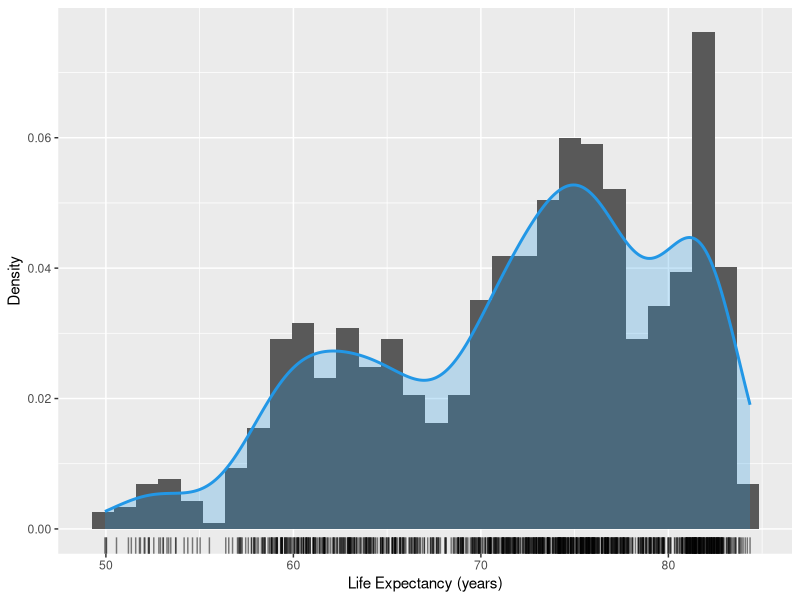
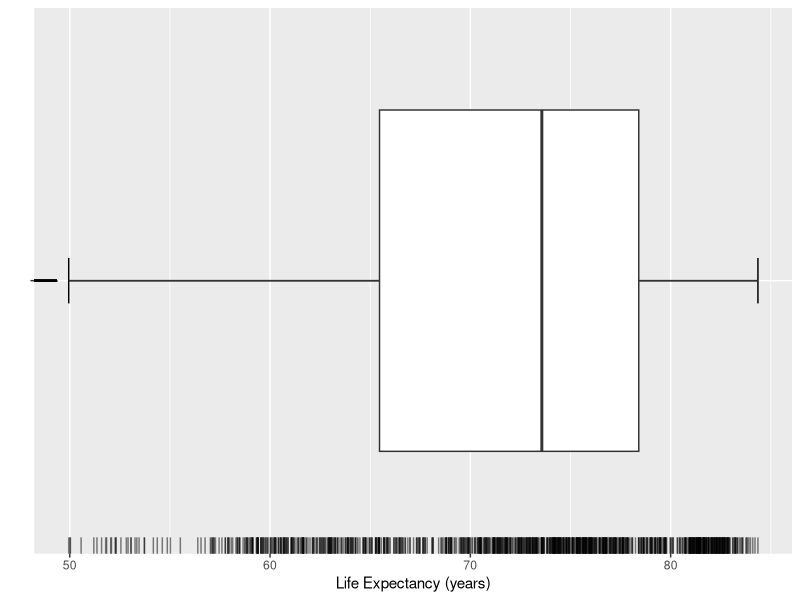
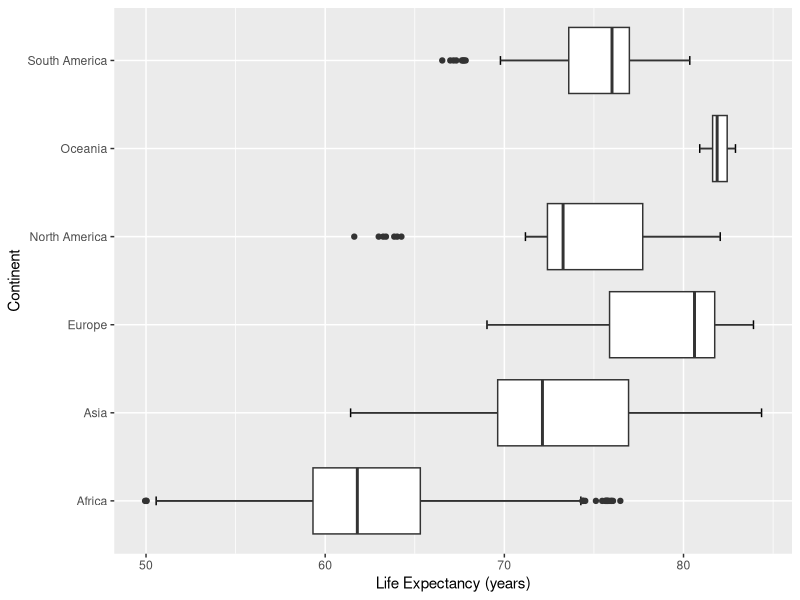
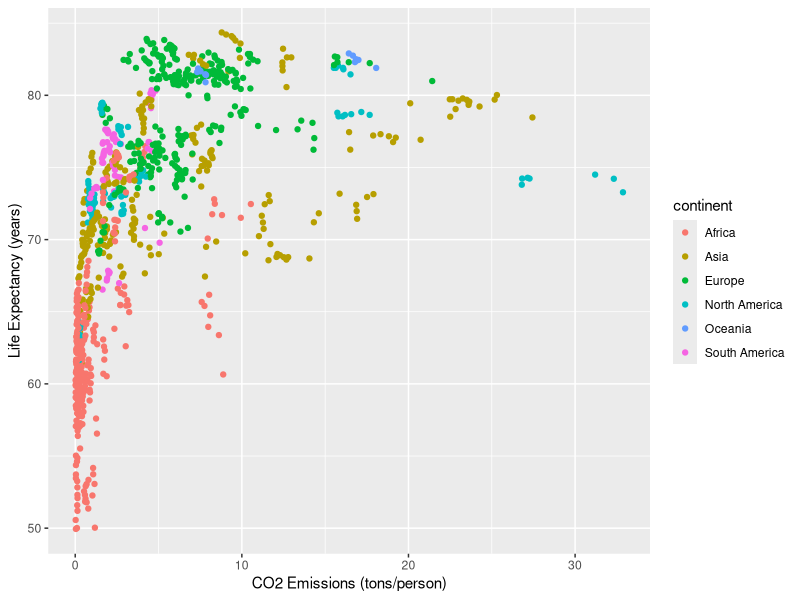
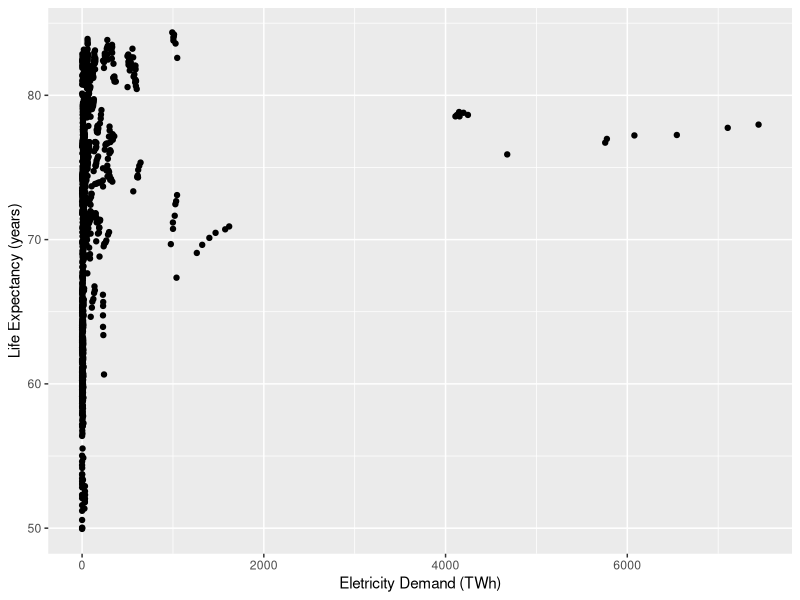
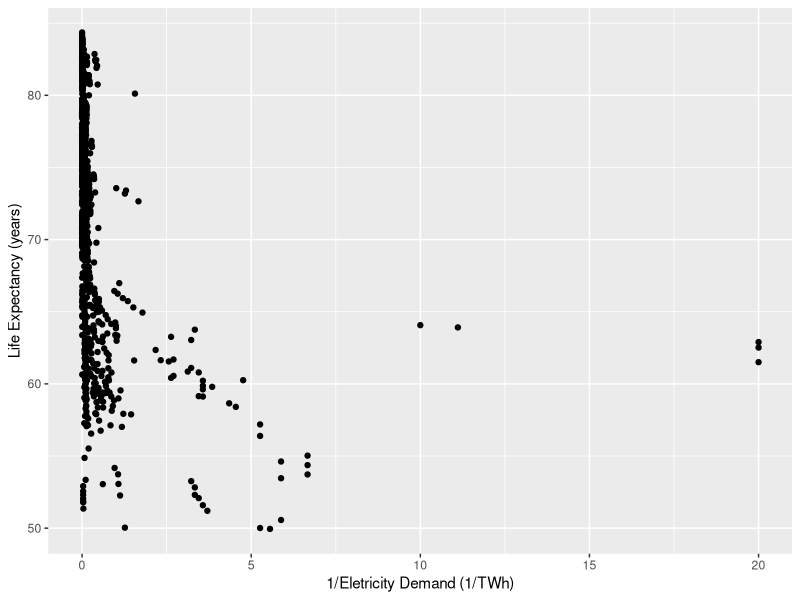
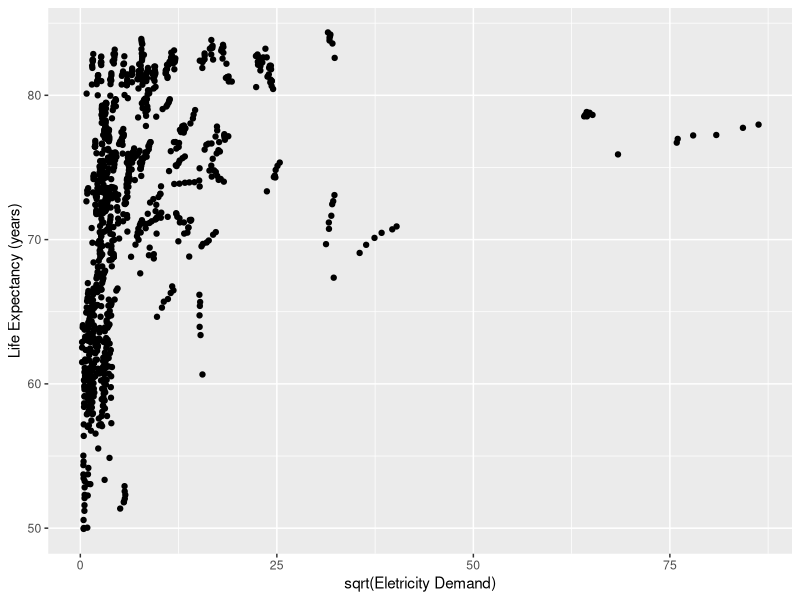
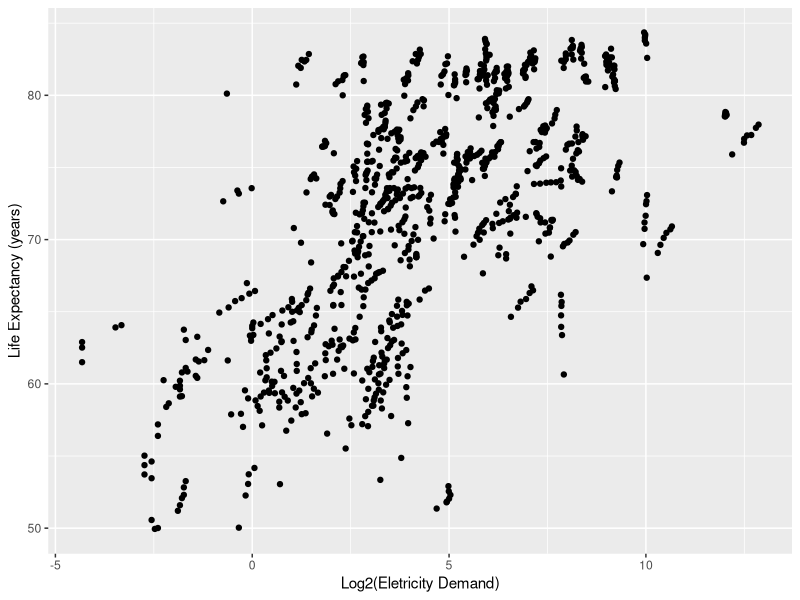

The R source for these figures, in order: (Note: this script raises an error after producing the figures.)
## ---- chunk 1
library(tidyverse)
library(dplyr)
library(gridExtra)
library(lmtest)
library(MASS)
## ---- chunk 2
rm(list = ls())
owid <- read_delim("data/owid.csv", delim = ",", col_names = TRUE)
owid$continent <- as.factor(owid$continent)
summary(owid)
## ---- chunk 3
ggplot(owid, aes(x = life_expectancy)) +
    geom_histogram(aes(y = after_stat(density))) +
    geom_density(lwd = 1, colour = 4,
                 fill = 4, alpha = 0.25) +
    geom_rug(alpha = 0.5) +
    labs(x = "Life Expectancy (years)", y = "Density")
## ---- chunk 4
ggplot(owid, aes(x = life_expectancy, y = "")) +
    geom_errorbar(stat = "boxplot", width = 0.1) +
    geom_boxplot () +
    geom_rug(alpha = 0.5) +
    labs(y = "", x = "Life Expectancy (years)")
## ---- chunk 5
ggplot(owid, aes(x = life_expectancy, y = continent)) +
  geom_errorbar(stat = "boxplot", width = 0.1) +
  geom_boxplot() +
  labs(x = "Life Expectancy (years)", y = "Continent")
## ---- chunk 6
ggplot(owid, aes(y = life_expectancy, x = co2_emission_pc)) +
  geom_point(aes(color = continent)) +
  labs(y = "Life Expectancy (years)", x = "CO2 Emissions (tons/person)")
## ---- chunk 7
ggplot(owid, aes(y = life_expectancy, x = electricity_demand)) +
geom_point() +
labs(x = "Eletricity Demand (TWh)", y = "Life Expectancy (years)")
## ---- chunk 8
ggplot(owid, aes(y = life_expectancy, x = 1/electricity_demand)) +
geom_point() +
labs(x = "1/Eletricity Demand (1/TWh)", y = "Life Expectancy (years)")
## ---- chunk 9
ggplot(owid, aes(y = life_expectancy, x = sqrt(electricity_demand))) +
geom_point() +
labs(x = "sqrt(Eletricity Demand)", y = "Life Expectancy (years)")
## ---- chunk 10
ggplot(owid, aes(y = life_expectancy, x = log2(electricity_demand))) +
geom_point() +
labs(x = "Log2(Eletricity Demand)", y = "Life Expectancy (years)")
## ---- chunk 11
br_rls <- lm(happiness_cantril_ladder ~ birth_rate, data = owid)
dap_rls <- lm(happiness_cantril_ladder ~ deaths_air_pollution, data = owid)
es_rls <- lm(happiness_cantril_ladder ~ expected_schooling, data = owid)
le_rls <- lm(happiness_cantril_ladder ~ life_expectancy, data = owid)
## ---- chunk 12
ggplot(owid, aes(x = birth_rate, y = happiness_cantril_ladder)) +
  geom_point() +
  # adiciona reta de regressão estimada
  geom_smooth(method = lm, se = FALSE) + 
  labs(x = "Birth Rate (#/1K)", y = "Happiness Cantril Ladder")
## ---- chunk 13
ggplot(owid, aes(x = deaths_air_pollution, y = happiness_cantril_ladder)) +
  geom_point() +
  # adiciona reta de regressão estimada
  geom_smooth(method = lm, se = FALSE) + 
  labs(x = "Deaths Air Pollution (#/100K)", y = "Happiness Cantril Ladder")
## ---- chunk 14
ggplot(owid, aes(x = expected_schooling, y = happiness_cantril_ladder)) +
  geom_point() +
  # adiciona reta de regressão estimada
  geom_smooth(method = lm, se = FALSE) + 
  labs(x = "Expected Schoolling (years)", y = "Happiness Cantril Ladder")
## ---- chunk 15
ggplot(owid, aes(x = life_expectancy, y = happiness_cantril_ladder)) +
  geom_point() +
  # adiciona reta de regressão estimada
  geom_smooth(method = lm, se = FALSE) + 
  labs(x = "Life Expectancy (years)", y = "Happiness Cantril Ladder")
## ---- chunk 16
summary(br_rls)$sigma^2
summary(dap_rls)$sigma^2
summary(es_rls)$sigma^2
summary(le_rls)$sigma^2
## ---- chunk 17
summary(br_rls)$r.squared
summary(dap_rls)$r.squared
summary(es_rls)$r.squared
summary(le_rls)$r.squared
## ---- chunk 18
# África
africa <- owid[owid$continent == "Africa",]
africa_rls <- lm(happiness_cantril_ladder ~ deaths_air_pollution, data = africa)

# Ásia
asia <- owid[owid$continent == "Asia",]
asia_rls <- lm(happiness_cantril_ladder ~ deaths_air_pollution, data = asia)

# Europa
europe <- owid[owid$continent == "Europe",]
europe_rls <- lm(happiness_cantril_ladder ~ deaths_air_pollution, data = europe)

# North America
north_america <- owid[owid$continent == "North America",]
north_america_rls <- lm(happiness_cantril_ladder ~ deaths_air_pollution, data = north_america)

# Oceania
oceania <- owid[owid$continent == "Oceania",]
oceania_rls <- lm(happiness_cantril_ladder ~ deaths_air_pollution, data = oceania)

# South America
south_america <- owid[owid$continent == "South America",]
south_america_rls <- lm(happiness_cantril_ladder ~ deaths_air_pollution, data = south_america)

## ---- chunk 19
# Funcoes de regressao estimadas
africa_rls$coefficients
asia_rls$coefficients
europe_rls$coefficients
north_america_rls$coefficients
oceania_rls$coefficients
south_america_rls$coefficients
## ---- chunk 20
# África
summary(africa_rls)$sigma^2
# Ásia
summary(asia_rls)$sigma^2
# Europa
summary(europe_rls)$sigma^2
# North America
summary(north_america_rls)$sigma^2
# Oceania
summary(oceania_rls)$sigma^2
# South America
summary(south_america_rls)$sigma^2
## ---- chunk 21
# North America
confint(north_america_rls, level = 0.95)
# South America
confint(south_america_rls, level = 0.95)
## ---- chunk 22
# North America
predict(north_america_rls, newdata = data.frame(deaths_air_pollution = 50), interval = "confidence", level = 0.95)
# South America
predict(south_america_rls, newdata = data.frame(deaths_air_pollution = 50), interval = "confidence", level = 0.95)
## ---- chunk 23
# Novo valor de deaths_air_pollution
new_x <- data.frame(deaths_air_pollution = 50)
# North America
predict(north_america_rls, newdata = new_x, interval = "prediction", level = 0.95)
# South America
predict(south_america_rls, newdata = new_x, interval = "prediction", level = 0.95)
## ---- chunk 24
# Analise de regressao para a variavel de resposta happiness_cantril_ladder em funcao de gdp_pc
gdp_rls <- lm(happiness_cantril_ladder ~ gdp_pc, data = owid)

ggplot(owid, aes(x = gdp_pc, y = happiness_cantril_ladder)) +
  geom_point() +
  # adiciona reta de regressão estimada
  geom_smooth(method = lm, se = FALSE) + 
  labs(x = "gdp_pc", y = "Happiness Cantril Ladder")
## ---- chunk 25
gdp_rls_inv = lm(happiness_cantril_ladder ~ 1/gdp_pc, data = owid)
ggplot(owid, aes(x = 1/gdp_pc, y = happiness_cantril_ladder)) +
  geom_point() +
  # adiciona reta de regressão estimada
  geom_smooth(method = lm, se = FALSE) + 
  labs(x = "1/gdp_pc", y = "Happiness Cantril Ladder")
gdp_rls_log = lm(happiness_cantril_ladder ~ log10(gdp_pc), data = owid)
ggplot(owid, aes(x = log10(gdp_pc) , y = happiness_cantril_ladder)) +
  geom_point() +
  # adiciona reta de regressão estimada
  geom_smooth(method = lm, se = FALSE) + 
  labs(x = "log(gdp_pc)", y = "Happiness Cantril Ladder")

## ---- chunk 26
summary(gdp_rls)$sigma^2
summary(gdp_rls_inv)$sigma^2
summary(gdp_rls_log)$sigma^2

summary(gdp_rls)$r.squared
summary(gdp_rls_inv)$r.squared
summary(gdp_rls_log)$r.squared
## ---- chunk 27
summary(br_rls)
summary(dap_rls)
summary(es_rls)
summary(le_rls)
## ---- chunk 28
br_rls_data <- owid %>%
  mutate(fitted = br_rls$fit) %>%
  mutate(resid = br_rls$res)

# Gera gráficos dos resíduos: 
ggplot(br_rls_data, aes(x = fitted, y = resid)) +
  geom_point() +
  geom_hline(yintercept = 0, linetype = "dashed") +
  ggtitle("dados originais: modelo hcl ~ br") + 
  labs(y = "resíduos", x = "resposta ajustada (hcl)") 
ggplot(br_rls_data, aes(x = birth_rate, y = resid)) +
  geom_point() +
  geom_hline(yintercept = 0, linetype = "dashed") +
  ggtitle("dados originais: modelo hcl ~ br") + 
  labs(y = "resíduos", x = "variável explicativa (br)")
## ---- chunk 29
dap_rls_data <- owid %>%
  mutate(fitted = dap_rls$fit) %>%
  mutate(resid = dap_rls$res)

# Gera gráficos dos resíduos:
ggplot(dap_rls_data, aes(x = fitted, y = resid)) +
  geom_point() +
  geom_hline(yintercept = 0, linetype = "dashed") +
  ggtitle("dados originais: modelo hcl ~ dap") + 
  labs(y = "resíduos", x = "resposta ajustada (hcl)")
ggplot(dap_rls_data, aes(x = deaths_air_pollution, y = resid)) +
  geom_point() +
  geom_hline(yintercept = 0, linetype = "dashed") +
  ggtitle("dados originais: modelo hcl ~ dap") + 
  labs(y = "resíduos", x = "variável explicativa (dap)")
## ---- chunk 30
es_rls_data <- owid %>%
  mutate(fitted = es_rls$fit) %>%
  mutate(resid = es_rls$res)

# Gera gráficos dos resíduos:
ggplot(es_rls_data, aes(x = fitted, y = resid)) +
  geom_point() +
  geom_hline(yintercept = 0, linetype = "dashed") +
  ggtitle("dados originais: modelo hcl ~ es") + 
  labs(y = "resíduos", x = "resposta ajustada (hcl)")
ggplot(es_rls_data, aes(x = expected_schooling, y = resid)) +
  geom_point() +
  geom_hline(yintercept = 0, linetype = "dashed") +
  ggtitle("dados originais: modelo hcl ~ es") + 
  labs(y = "resíduos", x = "variável explicativa (es)")
## ---- chunk 31
le_rls_data <- owid %>%
  mutate(fitted = le_rls$fit) %>%
  mutate(resid = le_rls$res)

# Gera gráficos dos resíduos:
ggplot(le_rls_data, aes(x = fitted, y = resid)) +
  geom_point() +
  geom_hline(yintercept = 0, linetype = "dashed") +
  ggtitle("dados originais: modelo hcl ~ le") + 
  labs(y = "resíduos", x = "resposta ajustada (hcl)")
ggplot(le_rls_data, aes(x = life_expectancy, y = resid)) +
  geom_point() +
  geom_hline(yintercept = 0, linetype = "dashed") +
  ggtitle("dados originais: modelo hcl ~ le") + 
  labs(y = "resíduos", x = "variável explicativa (le)")
## ---- chunk 32
ggplot(br_rls_data, aes(x = fitted, y = abs(resid))) +
  geom_point() +
  geom_hline(yintercept = 0, linetype = "dashed") +
  ggtitle("dados originais: modelo hcl ~ br") +
  labs(y = "|resíduos|", x = "resposta ajustada (hcl)")
ggplot(br_rls_data, aes(x = birth_rate, y = abs(resid))) +
  geom_point() +
  geom_hline(yintercept = 0, linetype = "dashed") +
  ggtitle("dados originais: modelo hcl ~ br") +
  labs(y = "|resíduos|", x = "variável explicativa (br)")
## ---- chunk 33
# Teste de Breusch-Pagan
bptest(br_rls, ~ birth_rate, data = owid)
## ---- chunk 34
ggplot(dap_rls_data, aes(x = fitted, y = abs(resid))) +
  geom_point() +
  geom_hline(yintercept = 0, linetype = "dashed") +
  ggtitle("dados originais: modelo hcl ~ dap") +
  labs(y = "|resíduos|", x = "resposta ajustada (hcl)")
ggplot(dap_rls_data, aes(x = deaths_air_pollution, y = abs(resid))) +
  geom_point() +
  geom_hline(yintercept = 0, linetype = "dashed") +
  ggtitle("dados originais: modelo hcl ~ dap") +
  labs(y = "|resíduos|", x = "variável explicativa (dap)")
## ---- chunk 35
# Teste de Breusch-Pagan
bptest(dap_rls, ~ deaths_air_pollution, data = owid)
## ---- chunk 36
ggplot(es_rls_data, aes(x = fitted, y = abs(resid))) +
  geom_point() +
  geom_hline(yintercept = 0, linetype = "dashed") +
  ggtitle("dados originais: modelo hcl ~ es") +
  labs(y = "|resíduos|", x = "resposta ajustada (hcl)")
ggplot(es_rls_data, aes(x = expected_schooling, y = abs(resid))) +
  geom_point() +
  geom_hline(yintercept = 0, linetype = "dashed") +
  ggtitle("dados originais: modelo hcl ~ es") +
  labs(y = "|resíduos|", x = "variável explicativa (es)")
## ---- chunk 37
# Teste de Breusch-Pagan
bptest(es_rls, ~ expected_schooling, data = owid)
## ---- chunk 38
ggplot(le_rls_data, aes(x = fitted, y = abs(resid))) +
  geom_point() +
  geom_hline(yintercept = 0, linetype = "dashed") +
  ggtitle("dados originais: modelo hcl ~ le") +
  labs(y = "|resíduos|", x = "resposta ajustada (hcl)")
ggplot(le_rls_data, aes(x = life_expectancy, y = abs(resid))) +
  geom_point() +
  geom_hline(yintercept = 0, linetype = "dashed") +
  ggtitle("dados originais: modelo hcl ~ le") +
  labs(y = "|resíduos|", x = "variável explicativa (le)")
## ---- chunk 39
# Teste de Breusch-Pagan
bptest(le_rls, ~ life_expectancy, data = owid)
## ---- chunk 40
# criar nova coluna para os residuos semi-studentizados
br_rls_data <- br_rls_data %>%
  mutate(resid_ss = rstandard(br_rls))

# Gera gráficos dos resíduos semi-studentizados:
ggplot(br_rls_data, aes(x = fitted, y = resid_ss)) +
  geom_point() +
  geom_hline(yintercept = c(-4, -3, 0, 3, 4), 
             linetype = "dashed", 
             color = c("red", "orange", "black", "orange", "red") ) +
  ylim(-6, 6) +
  ggtitle("dados transformados: modelo hcl ~ br") +
  labs(y = "resíduos padronizados", x = "resposta ajustada (hcl)")
ggplot(br_rls_data, aes(x = birth_rate, y = resid_ss)) +
  geom_point() +
  geom_hline(yintercept = c(-4, -3, 0, 3, 4), 
             linetype = "dashed", 
             color = c("red", "orange", "black", "orange", "red") ) +
  ylim(-6, 6) +
  ggtitle("dados transformados: modelo hcl ~ br") +
  labs(y = "resíduos padronizados", x = "variável explicativa (br)")
## ---- chunk 41
# criar nova coluna para os residuos semi-studentizados
dap_rls_data <- dap_rls_data %>%
  mutate(resid_ss = rstandard(dap_rls))

# Gera gráficos dos resíduos semi-studentizados:
ggplot(dap_rls_data, aes(x = fitted, y = resid_ss)) +
  geom_point() +
  geom_hline(yintercept = c(-4, -3, 0, 3, 4), 
             linetype = "dashed", 
             color = c("red", "orange", "black", "orange", "red") ) +
  ylim(-6, 6) +
  ggtitle("dados transformados: modelo hcl ~ dap") +
  labs(y = "resíduos padronizados", x = "resposta ajustada (hcl)")
ggplot(dap_rls_data, aes(x = deaths_air_pollution, y = resid_ss)) +
  geom_point() +
  geom_hline(yintercept = c(-4, -3, 0, 3, 4), 
             linetype = "dashed", 
             color = c("red", "orange", "black", "orange", "red") ) +
  ylim(-6, 6) +
  ggtitle("dados transformados: modelo hcl ~ dap") +
  labs(y = "resíduos padronizados", x = "variável explicativa (dap)")
## ---- chunk 42
# criar nova coluna para os residuos semi-studentizados
es_rls_data <- es_rls_data %>%
  mutate(resid_ss = rstandard(es_rls))

# Gera gráficos dos resíduos semi-studentizados:
ggplot(es_rls_data, aes(x = fitted, y = resid_ss)) +
  geom_point() +
  geom_hline(yintercept = c(-4, -3, 0, 3, 4), 
             linetype = "dashed", 
             color = c("red", "orange", "black", "orange", "red") ) +
  ylim(-6, 6) +
  ggtitle("dados transformados: modelo hcl ~ es") +
  labs(y = "resíduos padronizados", x = "resposta ajustada (hcl)")
ggplot(es_rls_data, aes(x = expected_schooling, y = resid_ss)) +
  geom_point() +
  geom_hline(yintercept = c(-4, -3, 0, 3, 4), 
             linetype = "dashed", 
             color = c("red", "orange", "black", "orange", "red") ) +
  ylim(-6, 6) +
  ggtitle("dados transformados: modelo hcl ~ es") +
  labs(y = "resíduos padronizados", x = "variável explicativa (es)")
## ---- chunk 43
# criar nova coluna para os residuos semi-studentizados
le_rls_data <- le_rls_data %>%
  mutate(resid_ss = rstandard(le_rls))

# Gera gráficos dos resíduos semi-studentizados:
ggplot(le_rls_data, aes(x = fitted, y = resid_ss)) +
  geom_point() +
  geom_hline(yintercept = c(-4, -3, 0, 3, 4), 
             linetype = "dashed", 
             color = c("red", "orange", "black", "orange", "red") ) +
  ylim(-6, 6) +
  ggtitle("dados transformados: modelo hcl ~ le") +
  labs(y = "resíduos padronizados", x = "resposta ajustada (hcl)")
ggplot(le_rls_data, aes(x = life_expectancy, y = resid_ss)) +
  geom_point() +
  geom_hline(yintercept = c(-4, -3, 0, 3, 4), 
             linetype = "dashed", 
             color = c("red", "orange", "black", "orange", "red") ) +
  ylim(-6, 6) +
  ggtitle("dados transformados: modelo hcl ~ le") +
  labs(y = "resíduos padronizados", x = "variável explicativa (le)")
## ---- chunk 44
# Teste de Durbin-Watson
dwtest(br_rls, ~ birth_rate, data = owid)
## ---- chunk 45
# Teste de Durbin-Watson
dwtest(dap_rls, ~ deaths_air_pollution, data = owid)
## ---- chunk 46
# Teste de Durbin-Watson
dwtest(es_rls, ~ expected_schooling, data = owid)
## ---- chunk 47
# Teste de Durbin-Watson
dwtest(le_rls, ~ life_expectancy, data = owid)
## ---- chunk 48
# Teste de Shapiro-Wilk
shapiro.test(br_rls$res)
## ---- chunk 49
# Gráfico de probabilidade normal
qqnorm(br_rls$res)
qqline(br_rls$res)
## ---- chunk 50
# Histograma dos resíduos
ggplot(br_rls_data, aes(x = resid)) +
  geom_histogram(bins = 20) +
  ggtitle("dados originais: modelo hcl ~ br") +
  labs(y = "frequência", x = "resíduos")
## ---- chunk 51
# Teste de Shapiro-Wilk
shapiro.test(dap_rls$res)
## ---- chunk 52
# Gráfico de probabilidade normal
qqnorm(dap_rls$res)
qqline(dap_rls$res)
## ---- chunk 53
# Histograma dos resíduos
ggplot(dap_rls_data, aes(x = resid)) +
  geom_histogram(bins = 20) +
  ggtitle("dados originais: modelo hcl ~ dap") +
  labs(y = "frequência", x = "resíduos")
## ---- chunk 54
# Teste de Shapiro-Wilk
shapiro.test(es_rls$res)
## ---- chunk 55
# Gráfico de probabilidade normal
qqnorm(es_rls$res)
qqline(es_rls$res)
## ---- chunk 56
# Histograma dos resíduos
ggplot(es_rls_data, aes(x = resid)) +
  geom_histogram(bins = 20) +
  ggtitle("dados originais: modelo hcl ~ es") +
  labs(y = "frequência", x = "resíduos")
## ---- chunk 57
# Teste de Shapiro-Wilk
shapiro.test(le_rls$res)
## ---- chunk 58
# Gráfico de probabilidade normal
qqnorm(le_rls$res)
qqline(le_rls$res)
## ---- chunk 59
# Histograma dos resíduos
ggplot(le_rls_data, aes(x = resid)) +
  geom_histogram(bins = 20) +
  ggtitle("dados originais: modelo hcl ~ le") +
  labs(y = "frequência", x = "resíduos")
## ---- chunk 60
# Excluindo as observações
hcl_dap <- lm(happiness_cantril_ladder ~ deaths_air_pollution, data = slice(owid,-c(973, 974, 975)))

# Intervalos de previsão
predict(hcl_dap, newdata = data.frame(deaths_air_pollution = c(237, 234, 225)), interval = "prediction", level = 0.95)

## ---- chunk 61
africa_rls_data <- africa %>%
  mutate(fitted = africa_rls$fit) %>%
  mutate(resid = africa_rls$res)

# Gráficos dos resíduos: 
ggplot(africa_rls_data, aes(x = fitted, y = resid)) +
  geom_point() +
  geom_hline(yintercept = 0, linetype = "dashed") +
  labs(y = "resíduos", x = "resposta ajustada (Happiness Cantril Ladder)") 
ggplot(africa_rls_data, aes(x = deaths_air_pollution, y = resid)) +
  geom_point() +
  geom_hline(yintercept = 0, linetype = "dashed") +
  labs(y = "resíduos", x = "variável explicativa (Deaths Air Pollution)") 
## ---- chunk 62
ggplot(africa_rls_data, aes(x = fitted, y = abs(resid))) +
  geom_point() +
  geom_hline(yintercept = 0, linetype = "dashed") +
  labs(y = "|resíduos|", x = "resposta ajustada (Happiness Cantril Ladder)") 
ggplot(africa_rls_data, aes(x = deaths_air_pollution, y = abs(resid))) +
  geom_point() +
  geom_hline(yintercept = 0, linetype = "dashed") +
  labs(y = "|resíduos|", x = "variável explicativa (Deaths Air Pollution)") 
## ---- chunk 63
bptest(africa_rls, ~ deaths_air_pollution, data = africa)
## ---- chunk 64
africa_rls_data <- africa_rls_data %>%
  # resíduos padronizados
  mutate(resid_pad = rstandard(africa_rls))

# Gera gráficos dos resíduos padronizados:
ggplot(africa_rls_data, aes(x = fitted, y = resid_pad)) +
  geom_point() +
  geom_hline(yintercept = c(-4, -3, 0, 3, 4), 
             linetype = "dashed", 
             color = c("red", "orange", "black", "orange", "red") ) +
  ylim(-6, 6) +
  ggtitle("modelo happiness ~ air pollution") +
  labs(y = "resíduos padronizados", x = "resposta ajustada (Happiness Cantril Ladder)") 
ggplot(africa_rls_data, aes(x = deaths_air_pollution, y = resid_pad)) +
  geom_point() +
  geom_hline(yintercept = c(-4, -3, 0, 3, 4), 
             linetype = "dashed", 
             color = c("red", "orange", "black", "orange", "red") ) +
  ylim(-6, 6) +
  ggtitle("modelo happiness ~ air pollution") +
  labs(y = "resíduos padronizados", x = "variável explicativa (Deaths Air Pollution)") 
## ---- chunk 65
dwtest(africa_rls, ~ deaths_air_pollution, data = africa)
## ---- chunk 66
ggplot(africa_rls_data, aes(sample = resid_pad)) +
  stat_qq() + stat_qq_line() + 
  labs(y = "quantis amostrais", x = "quantis teóricos (dist. normal)") 

shapiro.test(africa_rls$res)
## ---- chunk 67
bc <- boxcox(lm(happiness_cantril_ladder ~ deaths_air_pollution, data = africa_rls_data), 
             lambda = seq(-2, 2, by = 0.1), plotit = TRUE)
lambda <- bc$x[which.max(bc$y)]
## ---- chunk 68
asia_rls_data <- asia %>%
  mutate(fitted = asia_rls$fit) %>%
  mutate(resid = asia_rls$res)

# Gráficos dos resíduos: 
ggplot(asia_rls_data, aes(x = fitted, y = resid)) +
  geom_point() +
  geom_hline(yintercept = 0, linetype = "dashed") +
  labs(y = "resíduos", x = "resposta ajustada (Happiness Cantril Ladder)") 
ggplot(asia_rls_data, aes(x = deaths_air_pollution, y = resid)) +
  geom_point() +
  geom_hline(yintercept = 0, linetype = "dashed") +
  labs(y = "resíduos", x = "variável explicativa (Deaths Air Pollution)") 
## ---- chunk 69
ggplot(asia_rls_data, aes(x = fitted, y = abs(resid))) +
  geom_point() +
  geom_hline(yintercept = 0, linetype = "dashed") +
  labs(y = "|resíduos|", x = "resposta ajustada (Happiness Cantril Ladder)") 
ggplot(asia_rls_data, aes(x = deaths_air_pollution, y = abs(resid))) +
  geom_point() +
  geom_hline(yintercept = 0, linetype = "dashed") +
  labs(y = "|resíduos|", x = "variável explicativa (Deaths Air Pollution)") 
## ---- chunk 70
bptest(asia_rls, ~ deaths_air_pollution, data = asia)
## ---- chunk 71
asia_rls_data <- asia_rls_data %>%
  # resíduos padronizados
  mutate(resid_pad = rstandard(asia_rls))

# Gera gráficos dos resíduos padronizados:
ggplot(asia_rls_data, aes(x = fitted, y = resid_pad)) +
  geom_point() +
  geom_hline(yintercept = c(-4, -3, 0, 3, 4), 
             linetype = "dashed", 
             color = c("red", "orange", "black", "orange", "red") ) +
  ylim(-6, 6) +
  ggtitle("modelo happiness ~ air pollution") +
  labs(y = "resíduos padronizados", x = "resposta ajustada (Happiness Cantril Ladder)") 
ggplot(asia_rls_data, aes(x = deaths_air_pollution, y = resid_pad)) +
  geom_point() +
  geom_hline(yintercept = c(-4, -3, 0, 3, 4), 
             linetype = "dashed", 
             color = c("red", "orange", "black", "orange", "red") ) +
  ylim(-6, 6) +
  ggtitle("modelo happiness ~ air pollution") +
  labs(y = "resíduos padronizados", x = "variável explicativa (Deaths Air Pollution)") 
## ---- chunk 72
dwtest(asia_rls, ~ deaths_air_pollution, data = asia)
## ---- chunk 73
ggplot(asia_rls_data, aes(sample = resid_pad)) +
  stat_qq() + stat_qq_line() + 
  labs(y = "quantis amostrais", x = "quantis teóricos (dist. normal)") 

shapiro.test(asia_rls$res)
## ---- chunk 74
bc <- boxcox(lm(happiness_cantril_ladder ~ deaths_air_pollution, data = asia_rls_data), 
             lambda = seq(-2, 2, by = 0.1), plotit = TRUE)
lambda <- bc$x[which.max(bc$y)]
## ---- chunk 75
asia_rls_bc_data <-  asia_rls_data %>%
  mutate(happiness_bc = sqrt(happiness_cantril_ladder))

asia_rls_bc <- lm(happiness_bc ~ deaths_air_pollution, data = asia_rls_bc_data)

summary(asia_rls_bc)
## ---- chunk 76
asia_rls_bc_data <- asia_rls_bc_data %>%
  mutate(fitted = asia_rls_bc$fit) %>%
  mutate(resid = asia_rls_bc$res)

# Gráficos dos resíduos: 
ggplot(asia_rls_bc_data, aes(x = fitted, y = resid)) +
  geom_point() +
  geom_hline(yintercept = 0, linetype = "dashed") +
  labs(y = "resíduos", x = "resposta ajustada (sqrt(Happiness Cantril Ladder))") 
ggplot(asia_rls_bc_data, aes(x = deaths_air_pollution, y = resid)) +
  geom_point() +
  geom_hline(yintercept = 0, linetype = "dashed") +
  labs(y = "resíduos", x = "variável explicativa (Deaths Air Pollution)") 
## ---- chunk 77
ggplot(asia_rls_bc_data, aes(x = fitted, y = abs(resid))) +
  geom_point() +
  geom_hline(yintercept = 0, linetype = "dashed") +
  labs(y = "|resíduos|", x = "resposta ajustada (sqrt(Happiness Cantril Ladder))") 
ggplot(asia_rls_bc_data, aes(x = deaths_air_pollution, y = abs(resid))) +
  geom_point() +
  geom_hline(yintercept = 0, linetype = "dashed") +
  labs(y = "|resíduos|", x = "variável explicativa (Deaths Air Pollution)") 
## ---- chunk 78
bptest(asia_rls_bc, ~ deaths_air_pollution, data = asia_rls_bc_data)
## ---- chunk 79
asia_rls_bc_data <- asia_rls_bc_data %>%
  # resíduos padronizados
  mutate(resid_pad = rstandard(asia_rls_bc))

# Gera gráficos dos resíduos padronizados:
ggplot(asia_rls_bc_data, aes(x = fitted, y = resid_pad)) +
  geom_point() +
  geom_hline(yintercept = c(-4, -3, 0, 3, 4), 
             linetype = "dashed", 
             color = c("red", "orange", "black", "orange", "red") ) +
  ylim(-6, 6) +
  ggtitle("modelo happiness ~ air pollution") +
  labs(y = "resíduos padronizados", x = "resposta ajustada (Happiness Cantril Ladder)") 
ggplot(asia_rls_bc_data, aes(x = deaths_air_pollution, y = resid_pad)) +
  geom_point() +
  geom_hline(yintercept = c(-4, -3, 0, 3, 4), 
             linetype = "dashed", 
             color = c("red", "orange", "black", "orange", "red") ) +
  ylim(-6, 6) +
  ggtitle("modelo happiness ~ air pollution") +
  labs(y = "resíduos padronizados", x = "variável explicativa (Deaths Air Pollution)") 
## ---- chunk 80
dwtest(asia_rls_bc, ~ deaths_air_pollution, data = asia_rls_bc_data)
## ---- chunk 81
ggplot(asia_rls_bc_data, aes(sample = resid_pad)) +
  stat_qq() + stat_qq_line() + 
  labs(y = "quantis amostrais", x = "quantis teóricos (dist. normal)") 

shapiro.test(asia_rls_bc$res)
## ---- chunk 82
europe_rls_data <- europe %>%
  mutate(fitted = europe_rls$fit) %>%
  mutate(resid = europe_rls$res)

# Gráficos dos resíduos: 
ggplot(europe_rls_data, aes(x = fitted, y = resid)) +
  geom_point() +
  geom_hline(yintercept = 0, linetype = "dashed") +
  labs(y = "resíduos", x = "resposta ajustada (Happiness Cantril Ladder)") 
ggplot(europe_rls_data, aes(x = deaths_air_pollution, y = resid)) +
  geom_point() +
  geom_hline(yintercept = 0, linetype = "dashed") +
  labs(y = "resíduos", x = "variável explicativa (Deaths Air Pollution)") 
## ---- chunk 83
ggplot(europe_rls_data, aes(x = fitted, y = abs(resid))) +
  geom_point() +
  geom_hline(yintercept = 0, linetype = "dashed") +
  labs(y = "|resíduos|", x = "resposta ajustada (Happiness Cantril Ladder)") 
ggplot(europe_rls_data, aes(x = deaths_air_pollution, y = abs(resid))) +
  geom_point() +
  geom_hline(yintercept = 0, linetype = "dashed") +
  labs(y = "|resíduos|", x = "variável explicativa (Deaths Air Pollution)") 
## ---- chunk 84
bptest(europe_rls, ~ deaths_air_pollution, data = europe)
## ---- chunk 85
europe_rls_data <- europe_rls_data %>%
  # resíduos padronizados
  mutate(resid_pad = rstandard(europe_rls))

# Gera gráficos dos resíduos padronizados:
ggplot(europe_rls_data, aes(x = fitted, y = resid_pad)) +
  geom_point() +
  geom_hline(yintercept = c(-4, -3, 0, 3, 4), 
             linetype = "dashed", 
             color = c("red", "orange", "black", "orange", "red") ) +
  ylim(-6, 6) +
  ggtitle("modelo happiness ~ air pollution") +
  labs(y = "resíduos padronizados", x = "resposta ajustada (Happiness Cantril Ladder)") 
ggplot(europe_rls_data, aes(x = deaths_air_pollution, y = resid_pad)) +
  geom_point() +
  geom_hline(yintercept = c(-4, -3, 0, 3, 4), 
             linetype = "dashed", 
             color = c("red", "orange", "black", "orange", "red") ) +
  ylim(-6, 6) +
  ggtitle("modelo happiness ~ air pollution") +
  labs(y = "resíduos padronizados", x = "variável explicativa (Deaths Air Pollution)") 
## ---- chunk 86
dwtest(europe_rls, ~ deaths_air_pollution, data = europe)
## ---- chunk 87
ggplot(europe_rls_data, aes(sample = resid_pad)) +
  stat_qq() + stat_qq_line() + 
  labs(y = "quantis amostrais", x = "quantis teóricos (dist. normal)") 

shapiro.test(europe_rls$res)
## ---- chunk 88
bc <- boxcox(lm(happiness_cantril_ladder ~ deaths_air_pollution, data = europe_rls_data), 
             lambda = seq(-2, 2, by = 0.1), plotit = TRUE)
lambda <- bc$x[which.max(bc$y)]
## ---- chunk 89
north_america_rls_data <- north_america %>%
  mutate(fitted = north_america_rls$fit) %>%
  mutate(resid = north_america_rls$res)

# Gráficos dos resíduos: 
ggplot(north_america_rls_data, aes(x = fitted, y = resid)) +
  geom_point() +
  geom_hline(yintercept = 0, linetype = "dashed") +
  labs(y = "resíduos", x = "resposta ajustada (Happiness Cantril Ladder)") 
ggplot(north_america_rls_data, aes(x = deaths_air_pollution, y = resid)) +
  geom_point() +
  geom_hline(yintercept = 0, linetype = "dashed") +
  labs(y = "resíduos", x = "variável explicativa (Deaths Air Pollution)") 
## ---- chunk 90
ggplot(north_america_rls_data, aes(x = fitted, y = abs(resid))) +
  geom_point() +
  geom_hline(yintercept = 0, linetype = "dashed") +
  labs(y = "|resíduos|", x = "resposta ajustada (Happiness Cantril Ladder)") 
ggplot(north_america_rls_data, aes(x = deaths_air_pollution, y = abs(resid))) +
  geom_point() +
  geom_hline(yintercept = 0, linetype = "dashed") +
  labs(y = "|resíduos|", x = "variável explicativa (Deaths Air Pollution)") 
## ---- chunk 91
bptest(north_america_rls, ~ deaths_air_pollution, data = north_america)
## ---- chunk 92
north_america_rls_data <- north_america_rls_data %>%
  # resíduos padronizados
  mutate(resid_pad = rstandard(north_america_rls))

# Gera gráficos dos resíduos padronizados:
ggplot(north_america_rls_data, aes(x = fitted, y = resid_pad)) +
  geom_point() +
  geom_hline(yintercept = c(-4, -3, 0, 3, 4), 
             linetype = "dashed", 
             color = c("red", "orange", "black", "orange", "red") ) +
  ylim(-6, 6) +
  ggtitle("modelo happiness ~ air pollution") +
  labs(y = "resíduos padronizados", x = "resposta ajustada (Happiness Cantril Ladder)") 
ggplot(north_america_rls_data, aes(x = deaths_air_pollution, y = resid_pad)) +
  geom_point() +
  geom_hline(yintercept = c(-4, -3, 0, 3, 4), 
             linetype = "dashed", 
             color = c("red", "orange", "black", "orange", "red") ) +
  ylim(-6, 6) +
  ggtitle("modelo happiness ~ air pollution") +
  labs(y = "resíduos padronizados", x = "variável explicativa (Deaths Air Pollution)") 
## ---- chunk 93
dwtest(north_america_rls, ~ deaths_air_pollution, data = north_america)
## ---- chunk 94
ggplot(north_america_rls_data, aes(sample = resid_pad)) +
  stat_qq() + stat_qq_line() + 
  labs(y = "quantis amostrais", x = "quantis teóricos (dist. normal)") 

shapiro.test(north_america_rls$res)
## ---- chunk 95
south_america_rls_data <- south_america %>%
  mutate(fitted = south_america_rls$fit) %>%
  mutate(resid = south_america_rls$res)

# Gráficos dos resíduos: 
ggplot(south_america_rls_data, aes(x = fitted, y = resid)) +
  geom_point() +
  geom_hline(yintercept = 0, linetype = "dashed") +
  labs(y = "resíduos", x = "resposta ajustada (Happiness Cantril Ladder)") 
ggplot(south_america_rls_data, aes(x = deaths_air_pollution, y = resid)) +
  geom_point() +
  geom_hline(yintercept = 0, linetype = "dashed") +
  labs(y = "resíduos", x = "variável explicativa (Deaths Air Pollution)") 
## ---- chunk 96
ggplot(south_america_rls_data, aes(x = fitted, y = abs(resid))) +
  geom_point() +
  geom_hline(yintercept = 0, linetype = "dashed") +
  labs(y = "|resíduos|", x = "resposta ajustada (Happiness Cantril Ladder)") 
ggplot(south_america_rls_data, aes(x = deaths_air_pollution, y = abs(resid))) +
  geom_point() +
  geom_hline(yintercept = 0, linetype = "dashed") +
  labs(y = "|resíduos|", x = "variável explicativa (Deaths Air Pollution)") 
## ---- chunk 97
bptest(south_america_rls, ~ deaths_air_pollution, data = south_america)
## ---- chunk 98
south_america_rls_data <- south_america_rls_data %>%
  # resíduos padronizados
  mutate(resid_pad = rstandard(south_america_rls))

# Gera gráficos dos resíduos padronizados:
ggplot(south_america_rls_data, aes(x = fitted, y = resid_pad)) +
  geom_point() +
  geom_hline(yintercept = c(-4, -3, 0, 3, 4), 
             linetype = "dashed", 
             color = c("red", "orange", "black", "orange", "red") ) +
  ylim(-6, 6) +
  ggtitle("modelo happiness ~ air pollution") +
  labs(y = "resíduos padronizados", x = "resposta ajustada (Happiness Cantril Ladder)") 
ggplot(south_america_rls_data, aes(x = deaths_air_pollution, y = resid_pad)) +
  geom_point() +
  geom_hline(yintercept = c(-4, -3, 0, 3, 4), 
             linetype = "dashed", 
             color = c("red", "orange", "black", "orange", "red") ) +
  ylim(-6, 6) +
  ggtitle("modelo happiness ~ air pollution") +
  labs(y = "resíduos padronizados", x = "variável explicativa (Deaths Air Pollution)") 
## ---- chunk 99
dwtest(south_america_rls, ~ deaths_air_pollution, data = south_america)
## ---- chunk 100
ggplot(south_america_rls_data, aes(sample = resid_pad)) +
  stat_qq() + stat_qq_line() + 
  labs(y = "quantis amostrais", x = "quantis teóricos (dist. normal)") 

shapiro.test(south_america_rls$res)
## ---- chunk 101
bc <- boxcox(lm(happiness_cantril_ladder ~ deaths_air_pollution, data = south_america_rls_data), 
             lambda = seq(-2, 2, by = 0.1), plotit = TRUE)
lambda <- bc$x[which.max(bc$y)]
## ---- chunk 102
oceania_rls_data <- oceania %>%
  mutate(fitted = oceania_rls$fit) %>%
  mutate(resid = oceania_rls$res)

# Gráficos dos resíduos: 
ggplot(oceania_rls_data, aes(x = fitted, y = resid)) +
  geom_point() +
  geom_hline(yintercept = 0, linetype = "dashed") +
  labs(y = "resíduos", x = "resposta ajustada (Happiness Cantril Ladder)") 
ggplot(oceania_rls_data, aes(x = deaths_air_pollution, y = resid)) +
  geom_point() +
  geom_hline(yintercept = 0, linetype = "dashed") +
  labs(y = "resíduos", x = "variável explicativa (Deaths Air Pollution)") 
## ---- chunk 103
ggplot(oceania_rls_data, aes(x = fitted, y = abs(resid))) +
  geom_point() +
  geom_hline(yintercept = 0, linetype = "dashed") +
  labs(y = "|resíduos|", x = "resposta ajustada (Happiness Cantril Ladder)") 
ggplot(oceania_rls_data, aes(x = deaths_air_pollution, y = abs(resid))) +
  geom_point() +
  geom_hline(yintercept = 0, linetype = "dashed") +
  labs(y = "|resíduos|", x = "variável explicativa (Deaths Air Pollution)") 
## ---- chunk 104
bptest(oceania_rls, ~ deaths_air_pollution, data = oceania)
## ---- chunk 105
oceania_rls_data <- oceania_rls_data %>%
  # resíduos padronizados
  mutate(resid_pad = rstandard(oceania_rls))

# Gera gráficos dos resíduos padronizados:
ggplot(oceania_rls_data, aes(x = fitted, y = resid_pad)) +
  geom_point() +
  geom_hline(yintercept = c(-4, -3, 0, 3, 4), 
             linetype = "dashed", 
             color = c("red", "orange", "black", "orange", "red") ) +
  ylim(-6, 6) +
  ggtitle("modelo happiness ~ air pollution") +
  labs(y = "resíduos padronizados", x = "resposta ajustada (Happiness Cantril Ladder)") 
ggplot(oceania_rls_data, aes(x = deaths_air_pollution, y = resid_pad)) +
  geom_point() +
  geom_hline(yintercept = c(-4, -3, 0, 3, 4), 
             linetype = "dashed", 
             color = c("red", "orange", "black", "orange", "red") ) +
  ylim(-6, 6) +
  ggtitle("modelo happiness ~ air pollution") +
  labs(y = "resíduos padronizados", x = "variável explicativa (Deaths Air Pollution)") 
## ---- chunk 106
dwtest(oceania_rls, ~ deaths_air_pollution, data = oceania)
## ---- chunk 107
ggplot(oceania_rls_data, aes(sample = resid_pad)) +
  stat_qq() + stat_qq_line() + 
  labs(y = "quantis amostrais", x = "quantis teóricos (dist. normal)") 

shapiro.test(oceania_rls$res)
## ---- chunk 108
bc <- boxcox(lm(happiness_cantril_ladder ~ deaths_air_pollution, data = oceania_rls_data), 
             lambda = seq(-2, 2, by = 0.1), plotit = TRUE)
lambda <- bc$x[which.max(bc$y)]
## ---- chunk 109
m1 <- lm(life_expectancy ~ birth_rate + expected_schooling + milk_consumption_pc, data = owid)
m2 <- lm(life_expectancy ~ log(gdp_pc) + no_water + urban_population_percent, data = owid)
## ---- chunk 110
selected_columns <- c("life_expectancy", "birth_rate", "expected_schooling", "milk_consumption_pc")
plot(owid[selected_columns])
cor(owid[selected_columns])
## ---- chunk 111
owid$log_gpd_pc <- log(owid$gdp_pc)
selected_columns <- c("life_expectancy", "log_gpd_pc", "no_water", "urban_population_percent")
plot(owid[,selected_columns])
cor(owid[,selected_columns])
## ---- chunk 112
# Modelo I
model1 <- lm(life_expectancy ~ birth_rate + expected_schooling + milk_consumption_pc, data = owid)

summary(model1)
## ---- chunk 113
# Modelo II

model2 <- lm(life_expectancy ~ log(gdp_pc) + no_water + urban_population_percent, data = owid)

summary(model2)
## ---- chunk 114
#| layout-ncol: 2

# Constrói tabela com dados do modelo I
m1_data <- owid %>%
  # inclui coluna com valores ajustados
  mutate(fitted = m1$fit) %>%
  mutate(resid = m1$res)

# Gera gráficos dos resíduos:
# Grafico: resid x resposta ajustada (yhat)
ggplot(m1_data, aes(x = fitted, y = resid)) +
  geom_point() +
  geom_hline(yintercept = 0, linetype = "dashed") +
  ggtitle("Gráfico de resíduos: modelo I") +
  labs(y = "resíduos", x = "resposta ajustada (life_expectancy)")

# Grafico: |resid| x resposta ajustada (yhat)
ggplot(m1_data, aes(x = fitted, y = abs(resid))) +
  geom_point() +
  geom_hline(yintercept = 0, linetype = "dashed") +
  ggtitle("Gráfico de resíduos absolutos: modelo I") +
  labs(y = "|resíduos|", x = "resposta ajustada (life_expectancy)")

## ---- chunk 115
#| layout-ncol: 2

# Constrói tabela com dados do modelo I
m2_data <- owid %>%
  # inclui coluna com valores ajustados
  mutate(fitted = m2$fit) %>%
  mutate(resid = m2$res)

# Gera gráficos dos resíduos:
# Grafico: resid x resposta ajustada (yhat)
ggplot(m2_data, aes(x = fitted, y = resid)) +
  geom_point() +
  geom_hline(yintercept = 0, linetype = "dashed") +
  ggtitle("Gráfico de resíduos: modelo II") +
  labs(y = "resíduos", x = "resposta ajustada (life_expectancy)")

# Grafico: |resid| x resposta ajustada (yhat)
ggplot(m2_data, aes(x = fitted, y = abs(resid))) +
  geom_point() +
  geom_hline(yintercept = 0, linetype = "dashed") +
  ggtitle("Gráfico de resíduos absolutos: modelo II") +
  labs(y = "|resíduos|", x = "resposta ajustada (life_expectancy)")

## ---- chunk 116
#| layout-ncol: 2
#| 
# Gráfico de quantis (para resíduos)
ggplot(m1_data, aes(sample = resid)) +
  stat_qq() + stat_qq_line() +
  labs(y = "quantis amostrais", x = "quantis teóricos (dist. normal)") +
  ggtitle("Gráfico de quantis (resíduos)")

# Gráfico de quantis (para resíduos semi-studentizados)
ggplot(m1_data, aes(sample = resid/sd(resid))) +
  stat_qq() + stat_qq_line() +
  labs(y = "quantis amostrais", x = "quantis teóricos (dist. normal)") +
  ggtitle("Gráfico de quantis (resíduos padronizados)")

## ---- chunk 117
#| layout-ncol: 2
#| 
# Gráfico de quantis (para resíduos)
ggplot(m2_data, aes(sample = resid)) +
  stat_qq() + stat_qq_line() +
  labs(y = "quantis amostrais", x = "quantis teóricos (dist. normal)") +
  ggtitle("Gráfico de quantis (resíduos)")

# Gráfico de quantis (para resíduos semi-studentizados)
ggplot(m2_data, aes(sample = resid/sd(resid))) +
  stat_qq() + stat_qq_line() +
  labs(y = "quantis amostrais", x = "quantis teóricos (dist. normal)") +
  ggtitle("Gráfico de quantis (resíduos padronizados)")

## ---- chunk 118
filter_owid <- owid %>% filter(year == 2015, continent != "Oceania")
filter_owid <- filter_owid[, c(1, 17, 18, 20, 21)]

summary(filter_owid)
## ---- chunk 119
plot(filter_owid)
## ---- chunk 120
ggplot(filter_owid, aes(y = life_expectancy, x = log(gdp_pc))) +
geom_point() +
labs(x = "log(GDP)", y = "Life Expectancy (years)")
## ---- chunk 121
filter_owid <- filter_owid %>% mutate(log_gdp_pc = log(gdp_pc))
filter_owid <- filter_owid[, c(1, 3, 4, 5, 6)]
summary(filter_owid)
## ---- chunk 122
cor(filter_owid$no_water, filter_owid$no_water^2)
cor(filter_owid$urban_population_percent, filter_owid$urban_population_percent^2)
cor(filter_owid$log_gdp_pc, filter_owid$log_gdp_pc^2)
## ---- chunk 123
filter_owid <- filter_owid %>%
  mutate(no_water_c = no_water - mean(no_water), 
         urban_population_c = urban_population_percent - mean(urban_population_percent),
         log_gdp_c = log_gdp_pc - mean(log_gdp_pc))

cor(filter_owid$no_water_c, filter_owid$no_water_c^2)
cor(filter_owid$urban_population_c, filter_owid$urban_population_c^2)
cor(filter_owid$log_gdp_c, filter_owid$log_gdp_c^2)
## ---- chunk 124
m_quant <- lm(life_expectancy ~ I(no_water_c^2) + I(urban_population_c^2) + I(log_gdp_c^2) + no_water_c * urban_population_c + no_water_c * log_gdp_c + urban_population_c * log_gdp_c, data = filter_owid)

# resumo do modelo 
summary(m_quant)
## ---- chunk 125
m_quant_red <- lm(life_expectancy ~  no_water_c + log_gdp_c, data = filter_owid)

summary(m_quant_red)
## ---- chunk 126
anova(m_quant_red, m_quant, test = "F")
## ---- chunk 127
m_quant_red <- lm(life_expectancy ~ urban_population_c + no_water_c * log_gdp_c, data = filter_owid)

summary(m_quant_red)
## ---- chunk 128
anova(m_quant_red, m_quant, test = "F")
## ---- chunk 129
# Constrói tabela com dados do modelo `m_quant_red`
owid_m_quant_red_data <- filter_owid %>%
  # inclui coluna com valores ajustados
  mutate(fitted = m_quant_red$fit) %>%
  mutate(resid = m_quant_red$res)

# Gera gráficos dos resíduos:
ggplot(owid_m_quant_red_data, aes(x = fitted, y = resid)) +
  geom_point() +
  geom_hline(yintercept = 0, linetype = "dashed") +
  ggtitle("gráfico de resíduos: modelo life_expectancy ~ urban_population_c + no_water_c * log_gdp_c") +
  labs(y = "resíduos", x = "resposta ajustada (life_expectancy)")
# Gráfico de quantis
ggplot(owid_m_quant_red_data, aes(sample = resid)) +
  stat_qq() + stat_qq_line() +
  ggtitle("gráfico de quantis normais") +
  labs(y = "quantis amostrais", x = "quantis teóricos (dist. normal)") 
## ---- chunk 130
# Teste de Homoscedasticidade de Breusch-Pagan
# Ho: sigma^2  = cte
# Ha: sigma^2 != cte

bptest(m_quant_red)

# Teste de Normalidade de Shapiro-Wilk
# Ho: normal
# Ha: não-normal

shapiro.test(owid_m_quant_red_data$resid)
## ---- chunk 131
bc <- boxcox(m_quant_red, 
             lambda = seq(-10, 10, by = 0.1), plotit = TRUE)
## ---- chunk 132
lambda <- bc$x[which.max(bc$y)]
## ---- chunk 133
filter_owid <-  filter_owid %>%
  mutate(life_expectancy_bc = life_expectancy^3)

bc_model <- lm(life_expectancy_bc ~ urban_population_c + no_water_c * log_gdp_c, data = filter_owid)

summary(bc_model)
## ---- chunk 134
# Constrói tabela com dados do modelo `m_quant_red`
owid_m_quant_red_data <- filter_owid %>%
  # inclui coluna com valores ajustados
  mutate(fitted = m_quant_red$fit) %>%
  mutate(resid = m_quant_red$res)

# Gera gráficos dos resíduos:
ggplot(owid_m_quant_red_data, aes(x = fitted, y = resid)) +
  geom_point() +
  geom_hline(yintercept = 0, linetype = "dashed") +
  ggtitle("gráfico de resíduos: modelo life_expectancy ~ urban_population_c + no_water_c * log_gdp_c") +
  labs(y = "resíduos", x = "resposta ajustada (life_expectancy)")
# Gráfico de quantis
ggplot(owid_m_quant_red_data, aes(sample = resid)) +
  stat_qq() + stat_qq_line() +
  ggtitle("gráfico de quantis normais") +
  labs(y = "quantis amostrais", x = "quantis teóricos (dist. normal)") 
## ---- chunk 135
# Teste de Homoscedasticidade de Breusch-Pagan
# Ho: sigma^2  = cte
# Ha: sigma^2 != cte

bptest(m_quant_red)

# Teste de Normalidade de Shapiro-Wilk
# Ho: normal
# Ha: não-normal

shapiro.test(owid_m_quant_red_data$resid)
## ---- chunk 136
m_quali <- lm(life_expectancy ~ urban_population_c + no_water_c * log_gdp_c + continent, data = filter_owid)

summary(m_quali)
## ---- chunk 137
anova(m_quali)
## ---- chunk 138
ggplot(filter_owid, aes(x = urban_population_c, y = life_expectancy)) +
  geom_point(aes(color = continent, shape = continent)) + 
  geom_smooth(aes(color = continent), method = "lm", se = FALSE) +
  ggtitle("`life_expectancy` x `urban_population_c`, para diferentes níveis de `continent`")
ggplot(filter_owid, aes(x = no_water_c, y = life_expectancy)) +
  geom_point(aes(color = continent, shape = continent)) + 
  geom_smooth(aes(color = continent), method = "lm", se = FALSE) +
  ggtitle("`life_expectancy` x `no_water_c`, para diferentes níveis de `continent`")
ggplot(filter_owid, aes(x = log_gdp_c, y = life_expectancy)) +
  geom_point(aes(color = continent, shape = continent)) + 
  geom_smooth(aes(color = continent), method = "lm", se = FALSE) +
  ggtitle("`life_expectancy` x `log_gdp_c`, para diferentes níveis de `continent`")
## ---- chunk 139
m_all <- lm(life_expectancy ~ no_water_c * log_gdp_c +  urban_population_c * continent + continent * no_water_c + log_gdp_c * continent, data = filter_owid)

summary(m_all)
## ---- chunk 140
anova(m_all)
## ---- chunk 141
anova(m_quali, m_all, test = "F")
## ---- chunk 142
# Constrói tabela com dados do modelo `m_quali`
owid_m_quali_data <- filter_owid %>%
  # inclui coluna com valores ajustados
  mutate(fitted = m_quali$fit) %>%
  mutate(resid = m_quali$res) 
## ---- chunk 143
# Gera gráficos dos resíduos:
ggplot(owid_m_quali_data, aes(x = fitted, y = resid)) +
  geom_point() +
  geom_hline(yintercept = 0, linetype = "dashed") +
  ggtitle("gráfico de resíduos: modelo life_expectancy ~ urban_population_c + no_water_c * log_gdp_c + continent") +
  labs(y = "resíduos", x = "resposta ajustada (life_expectancy)")
## ---- chunk 144
# Gráfico dos resíduos padronizados
ggplot(owid_m_quali_data, aes(x = fitted, y = resid/sd(resid))) +
  geom_point() +
  geom_hline(yintercept = c(-4, -3, 0, 3, 4), 
             linetype = "dashed", 
             color = c("red", "orange", "black", "orange", "red") ) +
  ylim(-6, 6) +
  ggtitle("gráfico de resíduos padronizados: modelo life_expectancy ~ urban_population_c + no_water_c * log_gdp_c + continent") +
  labs(y = "resíduos padronizados", x = "resposta ajustada (life_expectancy)")
## ---- chunk 145
bptest(m_quali)
## ---- chunk 146
# Gráfico de quantis
ggplot(owid_m_quali_data, aes(sample = resid)) +
  stat_qq() + stat_qq_line() +
  ggtitle("gráfico de quantis normais") +
  labs(y = "quantis amostrais", x = "quantis teóricos (dist. normal)") 
## ---- chunk 147
shapiro.test(owid_m_quali_data$resid)
## ---- chunk 148
resettest(m_quali)
## ---- chunk 149
dwtest(m_quali)
## ---- chunk 150
summary(m_quali)
